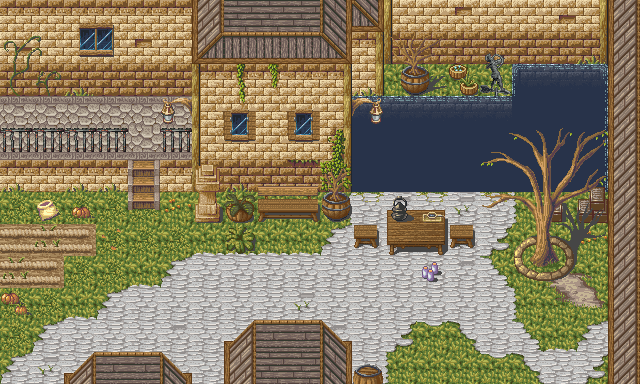

This game map was drawn from its Tiled (.tmx) file and the tilesets committed beside it. A one-line description and the trimmed map source follow:
An orthogonal 20x12 tile map with 32x32 px tiles, 4 tile layers (Ground, Decoration, Deco2, Deco3), 2 tilesets and 15 objects (1, 4, 5, 2, 3, ...).

<map version="1.0" orientation="orthogonal" renderorder="left-up" width="20" height="12" tilewidth="32" tileheight="32" backgroundcolor="#9d9794" nextobjectid="27">
 <tileset firstgid="1" name="Ortho1_32x32_32x32" tilewidth="32" tileheight="32">
  <image source="01_32x32_32x32.png" width="256" height="1450" />
 </tileset>
 <tileset firstgid="361" name="player" tilewidth="67" tileheight="67">
  <tile id="0">
   <image width="67" height="67" source="goblin.png" />
  </tile>
 </tileset>
 <layer name="Ground" width="20" height="12">
  <data>[240 cells, 240 non-empty, 53 distinct tile ids]</data>
 </layer>
 <layer name="Decoration" width="20" height="12">
  <data>[240 cells, 54 non-empty, 45 distinct tile ids]</data>
 </layer>
 <objectgroup color="#0000ff" name="overlap" opacity="0.5">
  <properties>
   <property name="showObject" value="0" />
  </properties>
  <object id="20" name="1" x="0" y="96" width="192" height="64" />
  <object id="21" name="4" x="384" y="192" width="64" height="32" />
  <object id="22" name="5" x="480" y="128" width="128" height="106" />
  <object id="24" name="2" x="32" y="352" width="160" height="32" />
  <object id="25" name="3" x="192" y="320" width="192" height="64" />
 </objectgroup>
 <layer name="Deco2" width="20" height="12">
  <data>[240 cells, 40 non-empty, 31 distinct tile ids]</data>
 </layer>
 <layer name="Deco3" width="20" height="12">
  <data>[240 cells, 6 non-empty, 6 distinct tile ids]</data>
 </layer>
 <objectgroup color="#ff8000" name="Character">
  <properties>
   <property name="showObject" value="0" />
  </properties>
  <object id="5" name="player" gid="361" x="128" y="288" width="67" height="67" />
 </objectgroup>
 <objectgroup color="#800080" name="block" opacity="0.5">
  <properties>
   <property name="showObject" value="0" />
  </properties>
  <object id="9" x="0" y="0">
   <polygon points="0,0 0,96 192,96 192,224 352,224 352,192 608,192 608,0" />
  </object>
  <object id="10" x="608" y="0" width="32" height="384" />
  <object id="11" x="0" y="152" width="128" height="38" />
  <object id="12" x="160" y="152" width="32" height="38" />
  <object id="13" x="386" y="218" width="62" height="36" />
  <object id="14" x="224" y="342" width="128" height="42" />
  <object id="15" x="64" y="372" width="128" height="12" />
  <object id="17" x="352" y="364" width="32" height="20" />
  <object id="18" x="512" y="234" width="62" height="46">
   <ellipse />
  </object>
 </objectgroup>
</map>
